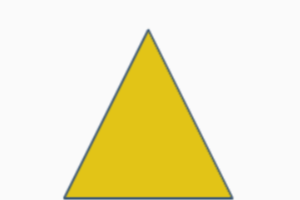
#> input picture scan_images/01.png, 300 x 200 px
$ python -i scan_and_reconstruct.py   (imports and definitions only)
#> lines starting #> are read from the running program, lines starting #| are printed output that depends on the picture; after the words box and inside, x2 and y2 are one past the last pixel; in counts of white or black regions, pixels touching at a corner belong together
# scan_and_reconstruct.py
# PC-side coordinator:
# - serial -> Arduino: "ROTATE_STEPS N"
# - GET http://ESP32_IP/capture -> save JPEG
# - after collecting images -> simple voxel carving reconstruction (naive)

import sys
missing = []
try:
    import serial
except ImportError:
    missing.append('pyserial')
try:
    import requests
except ImportError:
    missing.append('requests')
try:
    import cv2
except ImportError:
    missing.append('opencv-python')
try:
    import numpy as np
except ImportError:
    missing.append('numpy')
try:
    from tqdm import tqdm
except ImportError:
    missing.append('tqdm')
try:
    import matplotlib
    import matplotlib.pyplot as plt
    from mpl_toolkits.mplot3d import Axes3D
except ImportError:
    missing.append('matplotlib')
try:
    from scipy.spatial import ConvexHull
except ImportError:
    missing.append('scipy')

# [6 lines not run here, left out]

import time
import os
import argparse
import math

# ---------- CONFIG ----------
ESP32_IP = "192.168.1.100"   # <<--- 改成你的 ESP32-CAM IP
SERIAL_PORT = "COM3"         # <<--- 改成你的 Arduino serial port
BAUDRATE = 115200
OUTPUT_DIR = "scan_images"
STEPS_PER_REV = 2048        # 28BYJ-48 typical total steps per revolution (half-step)
# --------------------------------

# [59 lines left out: functions send_rotate, capture_image, not called in this run]

def ensure_dir(d):
    if not os.path.exists(d):
        os.makedirs(d)


class MockSerial:
    """A simple mock serial class to simulate Arduino responses for ROTATE_STEPS."""
    def __init__(self):
        self._queue = []
        self._last_cmd = None

    # [15 lines left out: function write, not called in this run]

    def flush(self):
        pass

    # [5 lines left out: function readline, not called in this run]

    def close(self):
        pass


# [88 lines left out: functions project_points, simulate_pyramid_image, not called in this run]


# Simple mask extraction for silhouette
def extract_silhouette(img_path):
#> called with img_path = 'scan_images/01.png'
    img = cv2.imdecode(np.fromfile(img_path, dtype=np.uint8), cv2.IMREAD_COLOR)
#> img is the input picture: shape (200, 300, 3); mean B, G, R 195.8, 234.5, 240.8
    gray = cv2.cvtColor(img, cv2.COLOR_BGR2GRAY)
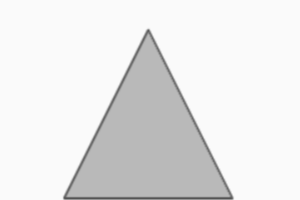
#> gray: shape (200, 300); min 84, max 250, mean 231.9
    # background subtraction naive: use adaptive threshold or Otsu
    blur = cv2.GaussianBlur(gray, (5,5), 0)
    _, th = cv2.threshold(blur, 0, 255, cv2.THRESH_BINARY + cv2.THRESH_OTSU)
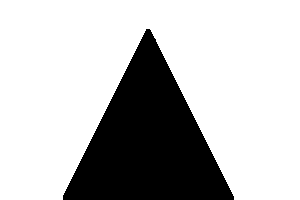
#> th: shape (200, 300); 74.6% white; 1 black region, box (x1, y1, x2, y2) and area: (63, 29, 234, 200) 15214
    # ensure object is white, background black (may need inversion)
    # if background is white, invert
    white_ratio = np.mean(th==255)
#> white_ratio = 0.746
    if white_ratio > 0.5:
        th = 255 - th
    # morphological clean
    kernel = np.ones((5,5), np.uint8)
    th = cv2.morphologyEx(th, cv2.MORPH_OPEN, kernel)
#> th: shape (200, 300); 25.4% white; 1 white region, box (x1, y1, x2, y2) and area: (63, 30, 234, 200) 15210
    th = cv2.morphologyEx(th, cv2.MORPH_CLOSE, kernel)
    return th

# Naive voxel carving
# [275 lines left out: functions voxel_carving, save_ply, visualize_images, visualize_pointcloud, main, not called in this run]

# [2 lines not run here, left out]

>>> result = extract_silhouette('scan_images/01.png')

$ run again, on scan_images/06.png
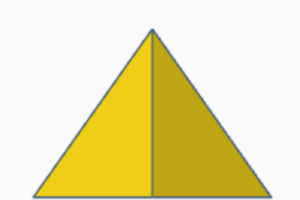
#> input picture scan_images/06.png, 300 x 200 px
#> in extract_silhouette, img is the input picture: shape (200, 300, 3); mean B, G, R 173.6, 225.4, 233.8
#> in extract_silhouette, `gray = cv2.cvtColor(img, cv2.COLOR_BGR2GRAY)`:
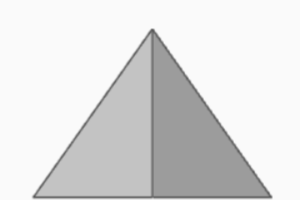
#> gray: shape (200, 300); min 89, max 250, mean 222
#> in extract_silhouette, `_, th = cv2.threshold(blur, 0, 255, cv2.THRESH_BINARY + cv2.THRESH_OTSU)`:
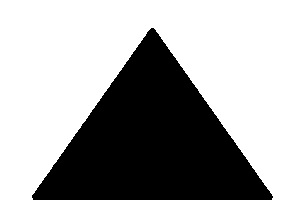
#> th: shape (200, 300); 64.3% white; 1 black region, box (x1, y1, x2, y2) and area: (32, 28, 273, 200) 21432
#> white_ratio = 0.643
